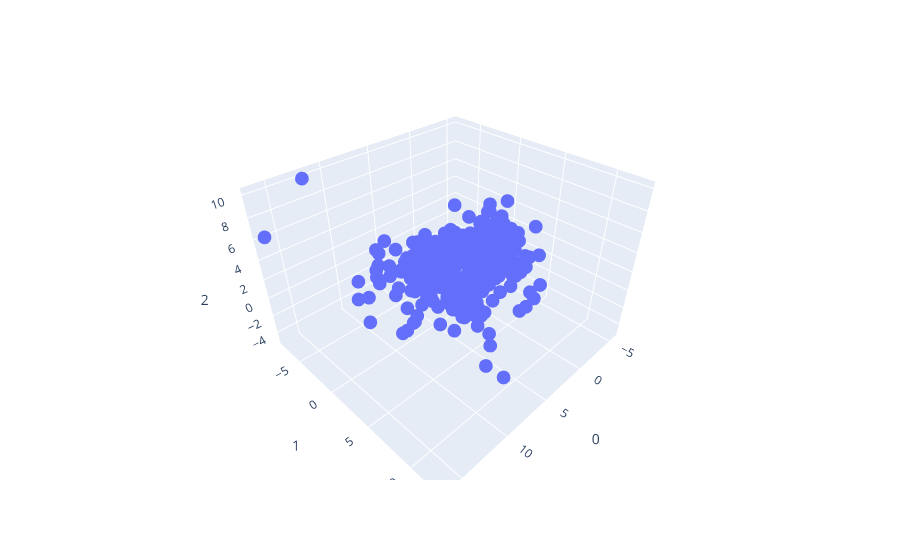

Notebook source saved alongside this figure:
### Markdown cell above
5. Visualize the dataset after PCA using a scatter plot `(5 pts)`

### Code cell
fig = px.scatter_3d(X_reduced, x=0, y=1, z=2)
fig.show()

### Figure 1 — Plotly figure (JSON) as saved in the notebook; plotly's stock layout.template omitted (floating-point values rounded to 4 significant figures; data arrays with more than 128 entries replaced by an {"elided": "..."} marker saying what was removed)
{"data": [{"hovertemplate": "0=%{x}<br>1=%{y}<br>2=%{z}<extra></extra>", "legendgroup": "", "marker": {"color": "#636efa", "symbol": "circle"}, "mode": "markers", "name": "", "scene": "scene", "showlegend": false, "type": "scatter3d", "x": {"elided": "569 float values"}, "y": {"elided": "569 float values"}, "z": {"elided": "569 float values"}}], "layout": {"legend": {"tracegroupgap": 0}, "margin": {"t": 60}, "scene": {"domain": {"x": [0, 1], "y": [0, 1]}, "xaxis": {"title": {"text": "0"}}, "yaxis": {"title": {"text": "1"}}, "zaxis": {"title": {"text": "2"}}}}}
